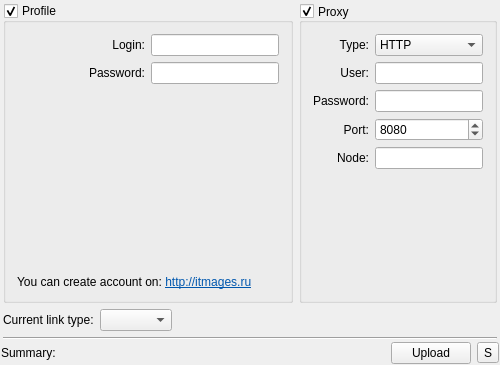
<?xml version="1.0" encoding="UTF-8"?>
<ui version="4.0">
 <class>MainWindow</class>
 <widget class="QMainWindow" name="MainWindow">
  <property name="geometry">
   <rect>
    <x>0</x>
    <y>0</y>
    <width>500</width>
    <height>365</height>
   </rect>
  </property>
  <property name="minimumSize">
   <size>
    <width>500</width>
    <height>300</height>
   </size>
  </property>
  <property name="windowTitle">
   <string notr="true">ITmages Uploader</string>
  </property>
  <widget class="QWidget" name="centralWidget">
   <layout class="QVBoxLayout" name="verticalLayout_2">
    <property name="margin">
     <number>0</number>
    </property>
    <item>
     <layout class="QGridLayout" name="gridLayout_4">
      <property name="verticalSpacing">
       <number>0</number>
      </property>
      <property name="margin">
       <number>1</number>
      </property>
      <item row="0" column="0" colspan="3">
       <widget class="QStackedWidget" name="stackedWidget">
        <property name="currentIndex">
         <number>1</number>
        </property>
        <widget class="QWidget" name="page">
         <layout class="QVBoxLayout" name="verticalLayout">
          <property name="spacing">
           <number>0</number>
          </property>
          <property name="margin">
           <number>0</number>
          </property>
          <item>
           <widget class="QListWidget" name="listWidget">
            <property name="lineWidth">
             <number>1</number>
            </property>
            <property name="verticalScrollBarPolicy">
             <enum>Qt::ScrollBarAsNeeded</enum>
            </property>
            <property name="horizontalScrollBarPolicy">
             <enum>Qt::ScrollBarAlwaysOff</enum>
            </property>
            <property name="selectionMode">
             <enum>QAbstractItemView::SingleSelection</enum>
            </property>
            <property name="verticalScrollMode">
             <enum>QAbstractItemView::ScrollPerPixel</enum>
            </property>
            <property name="horizontalScrollMode">
             <enum>QAbstractItemView::ScrollPerItem</enum>
            </property>
            <property name="movement">
             <enum>QListView::Static</enum>
            </property>
            <property name="flow">
             <enum>QListView::TopToBottom</enum>
            </property>
            <property name="selectionRectVisible">
             <bool>false</bool>
            </property>
            <property name="currentRow">
             <number>-1</number>
            </property>
           </widget>
          </item>
         </layout>
        </widget>
        <widget class="QWidget" name="page_2">
         <layout class="QGridLayout" name="gridLayout_3">
          <property name="margin">
           <number>2</number>
          </property>
          <item row="0" column="0" colspan="4">
           <widget class="QGroupBox" name="groupBoxProfile">
            <property name="title">
             <string>Profile</string>
            </property>
            <property name="flat">
             <bool>false</bool>
            </property>
            <property name="checkable">
             <bool>true</bool>
            </property>
            <layout class="QGridLayout" name="gridLayout_2">
             <item row="0" column="0">
              <widget class="QLabel" name="labelALogin">
               <property name="enabled">
                <bool>true</bool>
               </property>
               <property name="sizePolicy">
                <sizepolicy hsizetype="Preferred" vsizetype="Preferred">
                 <horstretch>0</horstretch>
                 <verstretch>0</verstretch>
                </sizepolicy>
               </property>
               <property name="text">
                <string>Login:</string>
               </property>
               <property name="alignment">
                <set>Qt::AlignRight|Qt::AlignTrailing|Qt::AlignVCenter</set>
               </property>
              </widget>
             </item>
             <item row="0" column="1">
              <widget class="QLineEdit" name="lineEditAccLogin">
               <property name="enabled">
                <bool>true</bool>
               </property>
               <property name="sizePolicy">
                <sizepolicy hsizetype="Preferred" vsizetype="Fixed">
                 <horstretch>0</horstretch>
                 <verstretch>0</verstretch>
                </sizepolicy>
               </property>
               <property name="text">
                <string/>
               </property>
              </widget>
             </item>
             <item row="1" column="0">
              <widget class="QLabel" name="labelAPass">
               <property name="enabled">
                <bool>true</bool>
               </property>
               <property name="sizePolicy">
                <sizepolicy hsizetype="Preferred" vsizetype="Preferred">
                 <horstretch>0</horstretch>
                 <verstretch>0</verstretch>
                </sizepolicy>
               </property>
               <property name="text">
                <string>Password:</string>
               </property>
               <property name="alignment">
                <set>Qt::AlignRight|Qt::AlignTrailing|Qt::AlignVCenter</set>
               </property>
              </widget>
             </item>
             <item row="1" column="1">
              <widget class="QLineEdit" name="lineEditAccPass">
               <property name="enabled">
                <bool>true</bool>
               </property>
               <property name="sizePolicy">
                <sizepolicy hsizetype="Preferred" vsizetype="Fixed">
                 <horstretch>0</horstretch>
                 <verstretch>0</verstretch>
                </sizepolicy>
               </property>
               <property name="text">
                <string/>
               </property>
               <property name="echoMode">
                <enum>QLineEdit::Password</enum>
               </property>
              </widget>
             </item>
             <item row="3" column="0" colspan="2">
              <widget class="QLabel" name="lblInfo">
               <property name="text">
                <string>&lt;!DOCTYPE HTML PUBLIC &quot;-//W3C//DTD HTML 4.0//EN&quot; &quot;http://www.w3.org/TR/REC-html40/strict.dtd&quot;&gt;
&lt;html&gt;&lt;head&gt;&lt;meta name=&quot;qrichtext&quot; content=&quot;1&quot; /&gt;&lt;style type=&quot;text/css&quot;&gt;
p, li { white-space: pre-wrap; }
&lt;/style&gt;&lt;/head&gt;&lt;body style=&quot; font-family:'Droid Sans Hebrew'; font-size:9pt; font-weight:400; font-style:normal;&quot;&gt;
&lt;p style=&quot; margin-top:0px; margin-bottom:0px; margin-left:0px; margin-right:0px; -qt-block-indent:0; text-indent:0px;&quot;&gt;You can create account on: &lt;a href=&quot;http://itmages.ru/user/register&quot;&gt;&lt;span style=&quot; text-decoration: underline; color:#0057ae;&quot;&gt;http://itmages.ru&lt;/span&gt;&lt;/a&gt;&lt;/p&gt;&lt;/body&gt;&lt;/html&gt;</string>
               </property>
               <property name="wordWrap">
                <bool>true</bool>
               </property>
              </widget>
             </item>
             <item row="2" column="0" colspan="2">
              <spacer name="verticalSpacer">
               <property name="orientation">
                <enum>Qt::Vertical</enum>
               </property>
               <property name="sizeHint" stdset="0">
                <size>
                 <width>20</width>
                 <height>40</height>
                </size>
               </property>
              </spacer>
             </item>
            </layout>
           </widget>
          </item>
          <item row="1" column="0" colspan="5">
           <layout class="QHBoxLayout" name="horizontalLayout">
            <item>
             <widget class="QLabel" name="label_2">
              <property name="sizePolicy">
               <sizepolicy hsizetype="Fixed" vsizetype="Preferred">
                <horstretch>0</horstretch>
                <verstretch>0</verstretch>
               </sizepolicy>
              </property>
              <property name="toolTip">
               <string>It may also be set via copy button context menu</string>
              </property>
              <property name="text">
               <string>Current link type:</string>
              </property>
              <property name="margin">
               <number>2</number>
              </property>
             </widget>
            </item>
            <item>
             <widget class="QComboBox" name="cmbBoxLinks">
              <property name="sizePolicy">
               <sizepolicy hsizetype="Fixed" vsizetype="Fixed">
                <horstretch>0</horstretch>
                <verstretch>0</verstretch>
               </sizepolicy>
              </property>
              <property name="minimumSize">
               <size>
                <width>0</width>
                <height>0</height>
               </size>
              </property>
              <property name="currentIndex">
               <number>-1</number>
              </property>
             </widget>
            </item>
            <item>
             <spacer name="horizontalSpacer">
              <property name="orientation">
               <enum>Qt::Horizontal</enum>
              </property>
              <property name="sizeHint" stdset="0">
               <size>
                <width>40</width>
                <height>20</height>
               </size>
              </property>
             </spacer>
            </item>
           </layout>
          </item>
          <item row="0" column="4">
           <widget class="QGroupBox" name="groupBoxProxy">
            <property name="title">
             <string>Proxy</string>
            </property>
            <property name="alignment">
             <set>Qt::AlignLeading|Qt::AlignLeft|Qt::AlignVCenter</set>
            </property>
            <property name="checkable">
             <bool>true</bool>
            </property>
            <property name="checked">
             <bool>true</bool>
            </property>
            <layout class="QGridLayout" name="gridLayout">
             <item row="0" column="0">
              <widget class="QLabel" name="labelType">
               <property name="enabled">
                <bool>true</bool>
               </property>
               <property name="sizePolicy">
                <sizepolicy hsizetype="Preferred" vsizetype="Preferred">
                 <horstretch>0</horstretch>
                 <verstretch>0</verstretch>
                </sizepolicy>
               </property>
               <property name="text">
                <string>Type:</string>
               </property>
               <property name="alignment">
                <set>Qt::AlignRight|Qt::AlignTrailing|Qt::AlignVCenter</set>
               </property>
              </widget>
             </item>
             <item row="0" column="1">
              <widget class="QComboBox" name="cmbBoxProxyType">
               <property name="enabled">
                <bool>true</bool>
               </property>
               <property name="sizePolicy">
                <sizepolicy hsizetype="Preferred" vsizetype="Fixed">
                 <horstretch>0</horstretch>
                 <verstretch>0</verstretch>
                </sizepolicy>
               </property>
               <item>
                <property name="text">
                 <string>HTTP</string>
                </property>
               </item>
               <item>
                <property name="text">
                 <string>SOCKS4</string>
                </property>
               </item>
               <item>
                <property name="text">
                 <string>SOCKS5</string>
                </property>
               </item>
              </widget>
             </item>
             <item row="1" column="0">
              <widget class="QLabel" name="labelUser">
               <property name="enabled">
                <bool>true</bool>
               </property>
               <property name="sizePolicy">
                <sizepolicy hsizetype="Preferred" vsizetype="Preferred">
                 <horstretch>0</horstretch>
                 <verstretch>0</verstretch>
                </sizepolicy>
               </property>
               <property name="text">
                <string>User:</string>
               </property>
               <property name="alignment">
                <set>Qt::AlignRight|Qt::AlignTrailing|Qt::AlignVCenter</set>
               </property>
              </widget>
             </item>
             <item row="1" column="1">
              <widget class="QLineEdit" name="lineEditPUser">
               <property name="enabled">
                <bool>true</bool>
               </property>
               <property name="sizePolicy">
                <sizepolicy hsizetype="Preferred" vsizetype="Fixed">
                 <horstretch>0</horstretch>
                 <verstretch>0</verstretch>
                </sizepolicy>
               </property>
              </widget>
             </item>
             <item row="2" column="0">
              <widget class="QLabel" name="labelPass">
               <property name="enabled">
                <bool>true</bool>
               </property>
               <property name="sizePolicy">
                <sizepolicy hsizetype="Preferred" vsizetype="Preferred">
                 <horstretch>0</horstretch>
                 <verstretch>0</verstretch>
                </sizepolicy>
               </property>
               <property name="text">
                <string>Password:</string>
               </property>
               <property name="alignment">
                <set>Qt::AlignRight|Qt::AlignTrailing|Qt::AlignVCenter</set>
               </property>
              </widget>
             </item>
             <item row="2" column="1">
              <widget class="QLineEdit" name="lineEditPPass">
               <property name="enabled">
                <bool>true</bool>
               </property>
               <property name="sizePolicy">
                <sizepolicy hsizetype="Preferred" vsizetype="Fixed">
                 <horstretch>0</horstretch>
                 <verstretch>0</verstretch>
                </sizepolicy>
               </property>
               <property name="inputMask">
                <string/>
               </property>
               <property name="echoMode">
                <enum>QLineEdit::Password</enum>
               </property>
              </widget>
             </item>
             <item row="3" column="0">
              <widget class="QLabel" name="labelPort">
               <property name="enabled">
                <bool>true</bool>
               </property>
               <property name="sizePolicy">
                <sizepolicy hsizetype="Preferred" vsizetype="Preferred">
                 <horstretch>0</horstretch>
                 <verstretch>0</verstretch>
                </sizepolicy>
               </property>
               <property name="text">
                <string>Port:</string>
               </property>
               <property name="alignment">
                <set>Qt::AlignRight|Qt::AlignTrailing|Qt::AlignVCenter</set>
               </property>
              </widget>
             </item>
             <item row="3" column="1">
              <widget class="QSpinBox" name="spinBoxPort">
               <property name="enabled">
                <bool>true</bool>
               </property>
               <property name="sizePolicy">
                <sizepolicy hsizetype="Preferred" vsizetype="Fixed">
                 <horstretch>0</horstretch>
                 <verstretch>0</verstretch>
                </sizepolicy>
               </property>
               <property name="maximum">
                <number>9999</number>
               </property>
               <property name="value">
                <number>8080</number>
               </property>
              </widget>
             </item>
             <item row="4" column="0">
              <widget class="QLabel" name="labelNode">
               <property name="enabled">
                <bool>true</bool>
               </property>
               <property name="sizePolicy">
                <sizepolicy hsizetype="Preferred" vsizetype="Preferred">
                 <horstretch>0</horstretch>
                 <verstretch>0</verstretch>
                </sizepolicy>
               </property>
               <property name="text">
                <string>Node:</string>
               </property>
               <property name="alignment">
                <set>Qt::AlignRight|Qt::AlignTrailing|Qt::AlignVCenter</set>
               </property>
              </widget>
             </item>
             <item row="4" column="1">
              <widget class="QLineEdit" name="lineEditPNode">
               <property name="enabled">
                <bool>true</bool>
               </property>
               <property name="sizePolicy">
                <sizepolicy hsizetype="Preferred" vsizetype="Fixed">
                 <horstretch>0</horstretch>
                 <verstretch>0</verstretch>
                </sizepolicy>
               </property>
              </widget>
             </item>
             <item row="5" column="0" colspan="2">
              <spacer name="verticalSpacer_2">
               <property name="orientation">
                <enum>Qt::Vertical</enum>
               </property>
               <property name="sizeHint" stdset="0">
                <size>
                 <width>20</width>
                 <height>40</height>
                </size>
               </property>
              </spacer>
             </item>
            </layout>
           </widget>
          </item>
          <item row="2" column="0" colspan="5">
           <widget class="Line" name="line">
            <property name="orientation">
             <enum>Qt::Horizontal</enum>
            </property>
           </widget>
          </item>
         </layout>
        </widget>
       </widget>
      </item>
      <item row="1" column="2">
       <widget class="QToolButton" name="btnSettings">
        <property name="toolTip">
         <string>Settings</string>
        </property>
        <property name="text">
         <string notr="true">S</string>
        </property>
        <property name="iconSize">
         <size>
          <width>22</width>
          <height>22</height>
         </size>
        </property>
       </widget>
      </item>
      <item row="1" column="0">
       <widget class="QLabel" name="lblSumm">
        <property name="sizePolicy">
         <sizepolicy hsizetype="Preferred" vsizetype="Preferred">
          <horstretch>0</horstretch>
          <verstretch>0</verstretch>
         </sizepolicy>
        </property>
        <property name="text">
         <string>Summary:</string>
        </property>
       </widget>
      </item>
      <item row="1" column="1">
       <widget class="QPushButton" name="btnUpload">
        <property name="sizePolicy">
         <sizepolicy hsizetype="Fixed" vsizetype="Fixed">
          <horstretch>0</horstretch>
          <verstretch>0</verstretch>
         </sizepolicy>
        </property>
        <property name="text">
         <string>Upload</string>
        </property>
        <property name="iconSize">
         <size>
          <width>22</width>
          <height>22</height>
         </size>
        </property>
       </widget>
      </item>
     </layout>
    </item>
   </layout>
  </widget>
 </widget>
 <layoutdefault spacing="6" margin="11"/>
 <resources/>
 <connections/>
</ui>
